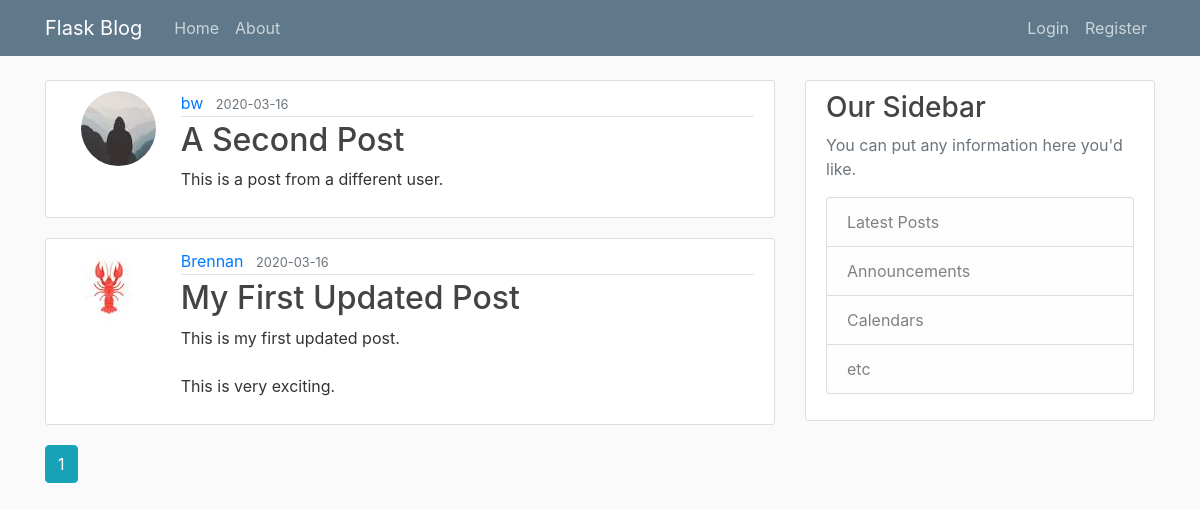
Page /home on the earlier database version.
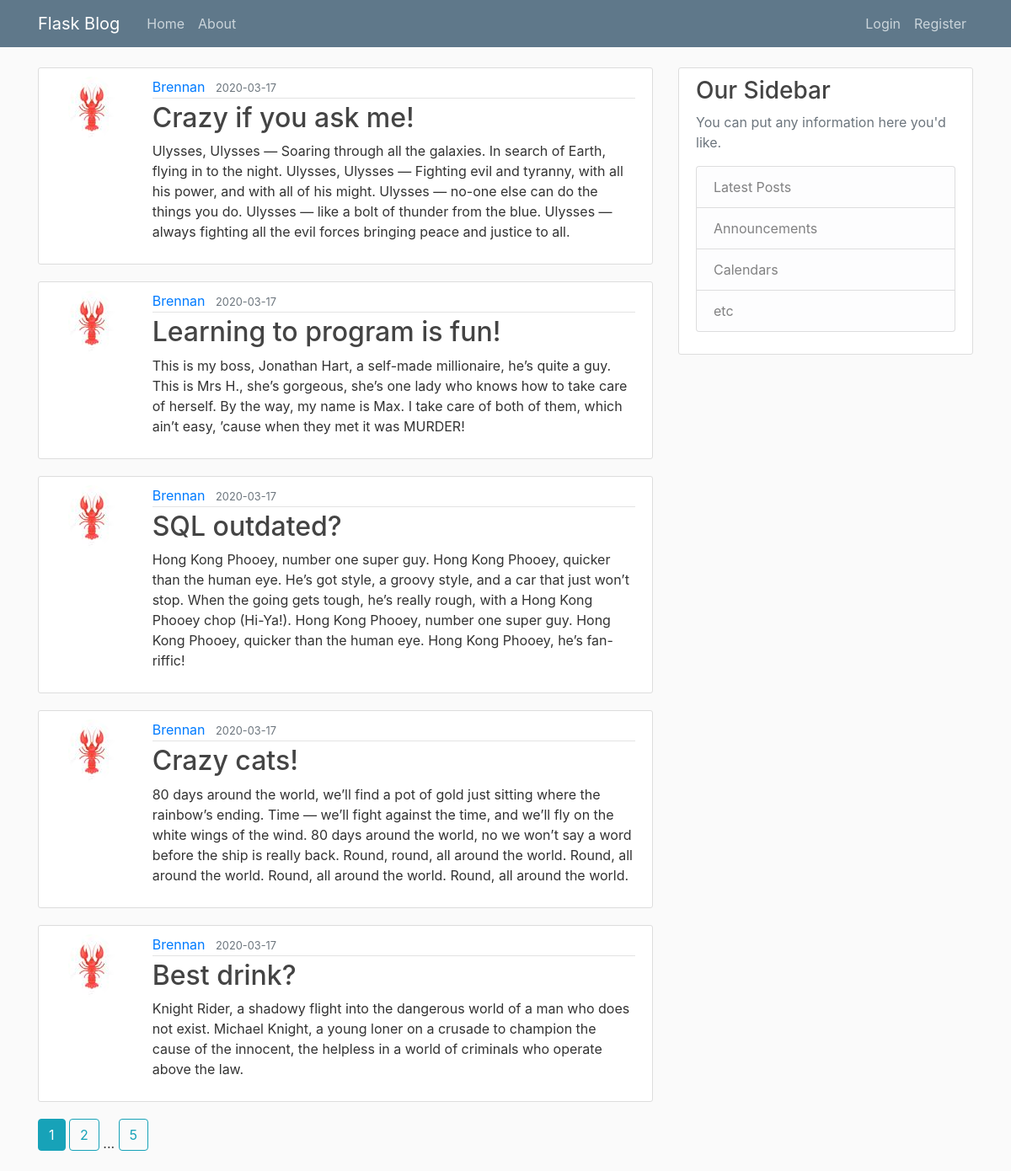
Same page on the later database version.
### flaskblog/models.py (models this page shows, shortened)
class Post(db.Model):
    id = db.Column(db.Integer, primary_key=True)
    title = db.Column(db.String(100), nullable=False)
    date_posted = db.Column(db.DateTime, nullable=False, default=datetime.utcnow)
    content = db.Column(db.Text, nullable=False)
    user_id = db.Column(db.Integer, db.ForeignKey("user.id"), nullable=False)

class User(db.Model, UserMixin):
    id = db.Column(db.Integer, primary_key=True)
    username = db.Column(db.String(20), unique=True, nullable=False)
    email = db.Column(db.String(120), unique=True, nullable=False)
    image_file = db.Column(db.String(20), nullable=False, default="default.jpg")
    password = db.Column(db.String(60), nullable=False)
    posts = db.relationship("Post", backref="author", lazy=True)

### flaskblog/routes.py (the view)
@app.route("/")
@app.route("/home")
def home():
    page = request.args.get("page", 1, type=int)
    posts = Post.query.order_by(Post.date_posted.desc()).paginate(page=page, per_page=5)
    return render_template("home.html", posts=posts)

### flaskblog/templates/home.html
{% extends "layout.html" %}
{% block content %}
{% for post in posts.items %}
<article class="media content-section">
    <div class="col-md-2">
        <img class="rounded-circle article-image"
            src="{{ url_for('static', filename='profile_pics/' + post.author.image_file) }}">
    </div>
    <div class="media-body">
        <div class="article-metadata">
            <a class="mr-2"
                href="{{ url_for('user_posts', username=post.author.username) }}">{{ post.author.username }}</a>
            <small class="text-muted">{{ post.date_posted.strftime('%Y-%m-%d') }}</small>
        </div>
        <h2><a class="article-title" href="{{ url_for('post', post_id=post.id) }}">{{ post.title }}</a></h2>
        <p class="article-content">{{ post.content }}</p>
    </div>
</article>
{% endfor %}
{% for page_num in posts.iter_pages(left_edge=1, right_edge=1, left_current=1, right_current=2) %}
{% if page_num %}
{% if posts.page == page_num %}
<a class="btn btn-info mb-4" href="{{ url_for('home', page=page_num) }}">{{ page_num }}</a>
{% else %}
<a class="btn btn-outline-info mb-4" href="{{ url_for('home', page=page_num) }}">{{ page_num }}</a>
{% endif %}
{% else %}
...
{% endif %}
{% endfor %}
{% endblock content %}

Differences in the rows shown:
no longer on this page (row unchanged): Post: image_file (picture), author.username "bw", date_posted "2020-03-16", title "A Second Post", content "This is a post from a different user."
no longer on this page (row unchanged): Post: image_file (picture), author.username "Brennan", date_posted "2020-03-16", title "My First Updated Post", content "This is my first updated post. This is very exciting."
added Post: image_file (picture), author.username "Brennan", date_posted "2020-03-17", title "Crazy if you ask me!", content "Ulysses, Ulysses — Soaring through all the galaxies. In search of Earth, flying in to the night. Ulysses, Ulysses — Fighting evil and tyranny, with all his power, and with all of his might. Ulysses — no-one else can do the things you do. Ulysses — like a bolt of thunder from the blue. Ulysses — always fighting all the evil forces bringing peace and justice to all."
added Post: image_file (picture), author.username "Brennan", date_posted "2020-03-17", title "Learning to program is fun!", content "This is my boss, Jonathan Hart, a self-made millionaire, he’s quite a guy. This is Mrs H., she’s gorgeous, she’s one lady who knows how to take care of herself. By the way, my name is Max. I take care of both of them, which ain’t easy, ’cause when they met it was MURDER!"
added Post: image_file (picture), author.username "Brennan", date_posted "2020-03-17", title "SQL outdated?", content "Hong Kong Phooey, number one super guy. Hong Kong Phooey, quicker than the human eye. He’s got style, a groovy style, and a car that just won’t stop. When the going gets tough, he’s really rough, with a Hong Kong Phooey chop (Hi-Ya!). Hong Kong Phooey, number one super guy. Hong Kong Phooey, quicker than the human eye. Hong Kong Phooey, he’s fan-riffic!"
added Post: image_file (picture), author.username "Brennan", date_posted "2020-03-17", title "Crazy cats!", content "80 days around the world, we’ll find a pot of gold just sitting where the rainbow’s ending. Time — we’ll fight against the time, and we’ll fly on the white wings of the wind. 80 days around the world, no we won’t say a word before the ship is really back. Round, round, all around the world. Round, all around the world. Round, all around the world. Round, all around the world."
added Post: image_file (picture), author.username "Brennan", date_posted "2020-03-17", title "Best drink?", content "Knight Rider, a shadowy flight into the dangerous world of a man who does not exist. Michael Knight, a young loner on a crusade to champion the cause of the innocent, the helpless in a world of criminals who operate above the law."
Other differences:
new list line: "2"
new list line: "5"
